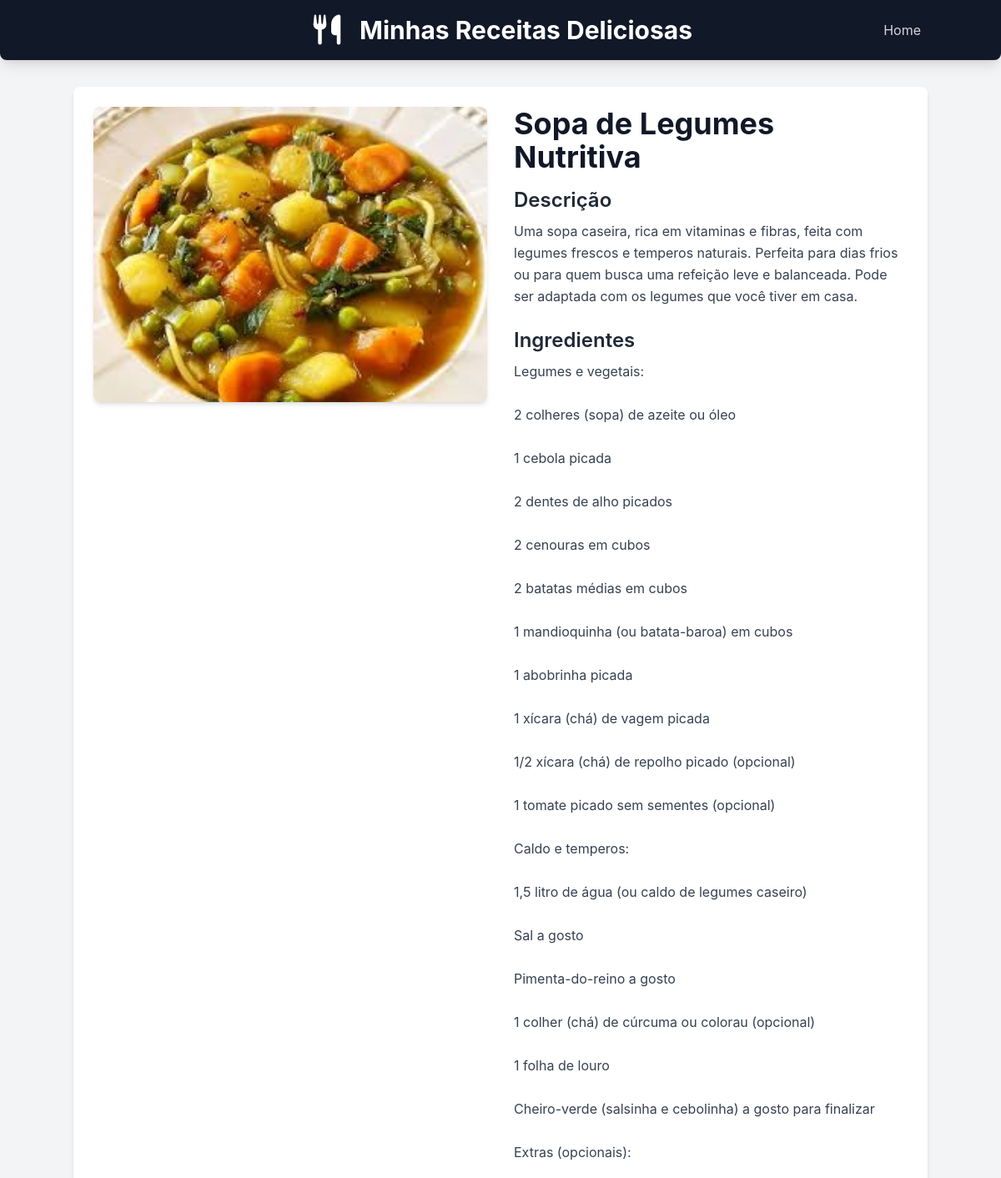
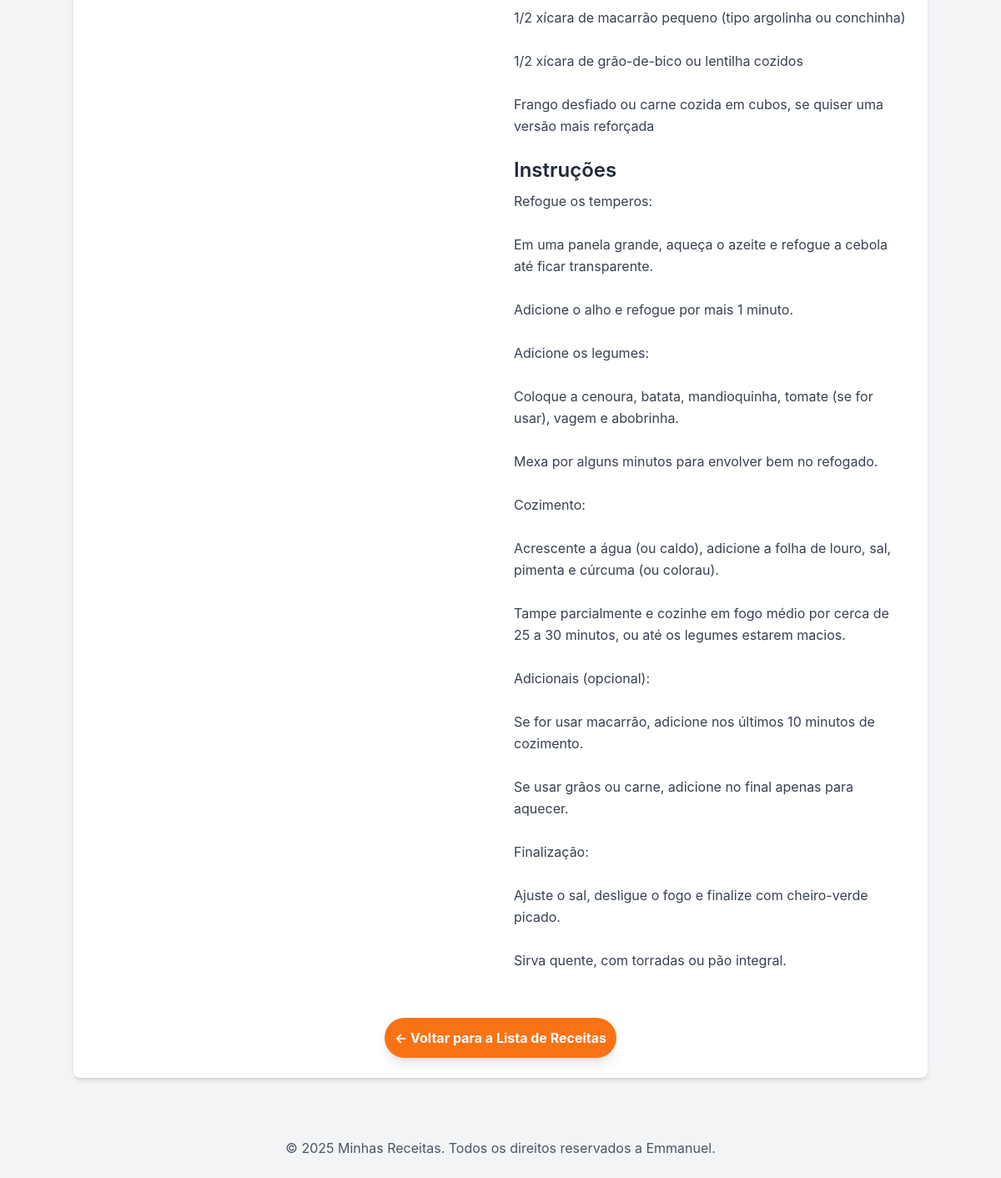
The app's page /receitas/receita/5/, older data (2 pictures, top to bottom).
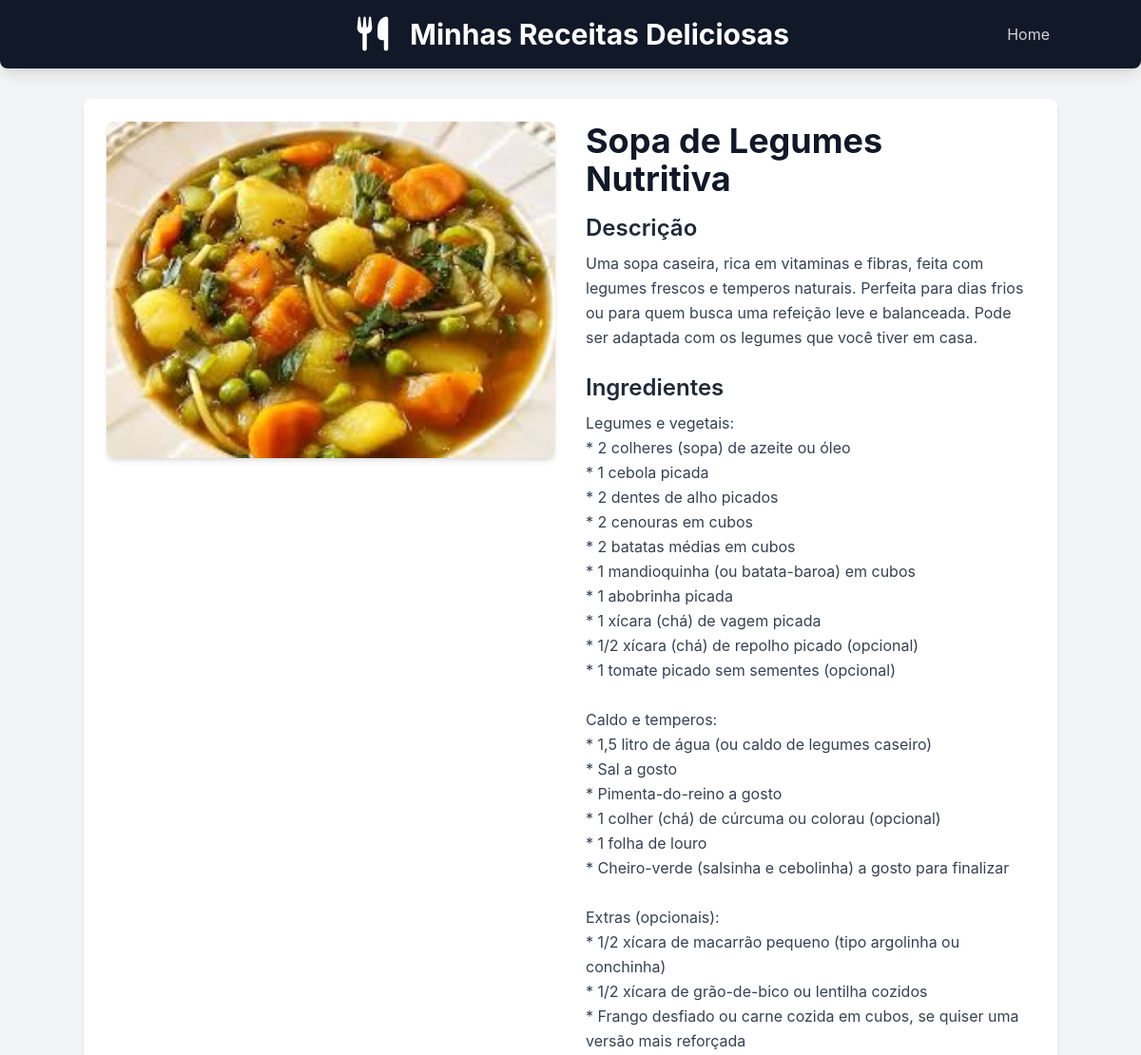
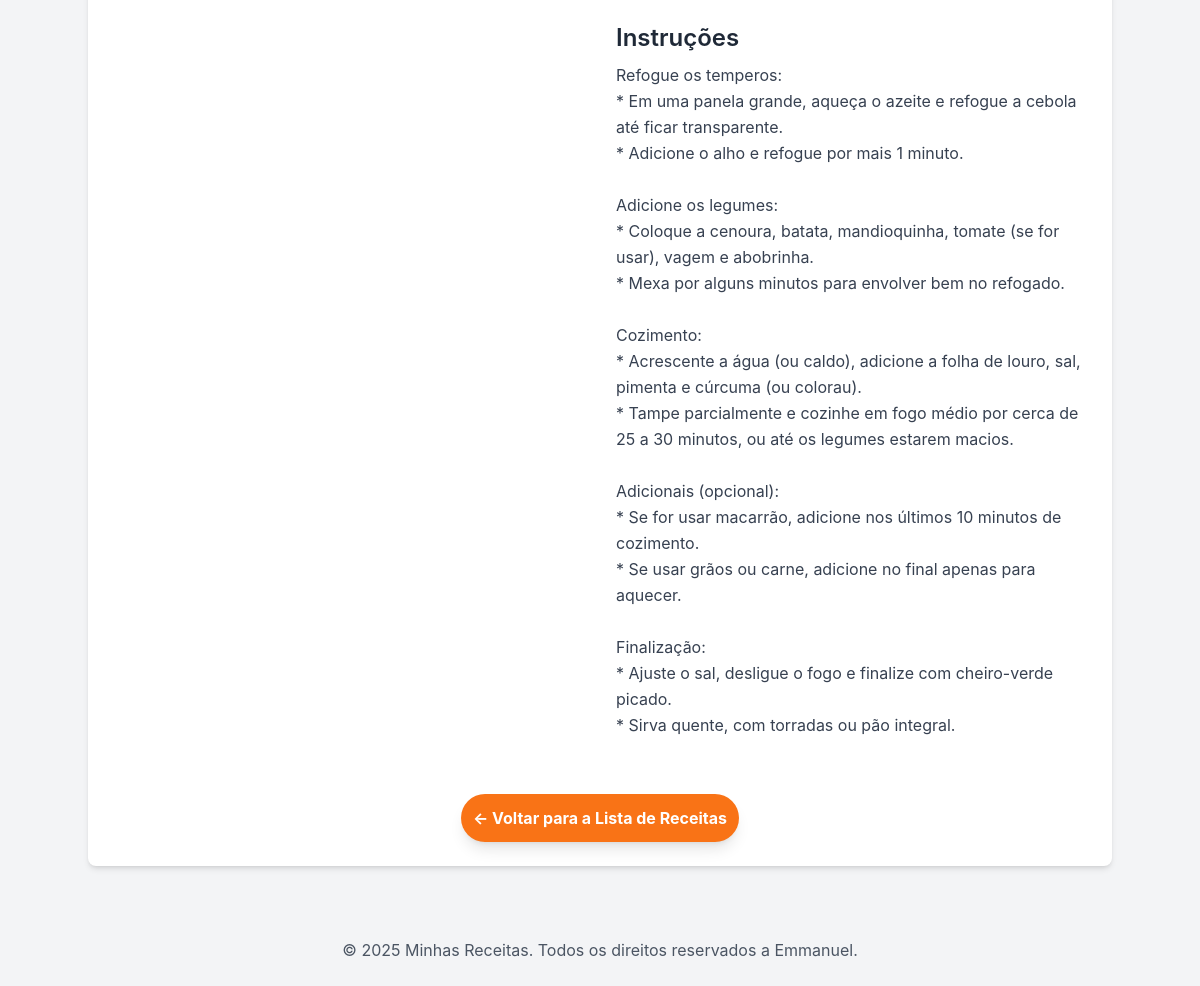
The same page, newer data (2 pictures, top to bottom).
### receitas/models.py (models this page shows, shortened)
class Receita(models.Model):
    CATEGORIAS =[
        ('comida','Comida'),
        ('sobremesa','Sobremesa'),
        ('drink','Drink'),
    ]
    title = models.CharField("Título", max_length=200)
    description = models.TextField("Descrição")
    ingredients = models.TextField("Ingredientes")
    instructions = models.TextField("Modo de preparo")
    image = models.ImageField("Imagem", upload_to='receitas/images/', blank=True, null=True)
    categoria = models.CharField("Categoria", max_length=20, choices=CATEGORIAS, default='comida')
    created_at = models.DateTimeField(auto_now_add=True)
    updated_at = models.DateTimeField(auto_now=True)
    class Meta:
        verbose_name = "Receita"
        verbose_name_plural = "Receitas"
        ordering = ['-created_at'] #ordena as receitas pela data de criação (mais novas primeiro)

### receitas/views.py (the view)
# urls.py: path('receita/<int:id>/', views.receita_detail, name='receita_detail'),
def receita_detail(request, id):
    receita = get_object_or_404(Receita, pk=id)
    return render(request, 'receitas/receita_detail.html', {'receita': receita})

### receitas/templates/receitas/receita_detail.html (shortened to what this page needs)
{% extends "receitas/base.html"%}
{% block content %}
<div class="flex flex-col md:flex-row gap-8">
    {% if receita.image %}
    <div class="md:w-1/2">
        <img src="{{receita.image.url}}" alt="[Imagem de {{receita.title}}]"
            class="w-full h-auto object-cover rounded-lg shadow-md">
    </div>
    {% endif %}
    <div class="md:w-1/2">
        <h2 class="text-4xl font-bold text-gray-900 mb-4">{{receita.title}}</h2>
        <h3 class="text-2xl font-semibold text-gray-800 mb-2">Descrição</h3>
        <p class="text-gray-700 mb-6 leading-relaxed">{{receita.description}}</p>
        <h3 class="text-2xl font-semibold text-gray-800 mb-2">Ingredientes</h3>
        <p class="text-gray-700 mb-6 leading-relaxed whitespace-pre-wrap">{{receita.ingredients}}</p>
        <h3 class="text-2xl font-semibold text-gray-800 mb-2">Instruções</h3>
        <p class="text-gray-700 mb-6 leading-relaxed whitespace-pre-wrap">{{receita.instructions}}</p>
    </div>
</div>
<div class="mt-8 text-center">
    <a href="{% url 'home' %}"
        class="inline-block bg-orange-500 hover:bg-orange-600 text-white font-bold py-3 px-3 rounded-full transition duration-300 ease-in-out shadow-lg">
        &larr; Voltar para a Lista de Receitas
    </a>
</div>
{%endblock%}

Row changes from the older to the newer data that the page shows:
changed Receita "Sopa de Legumes Nutritiva": ingredients "Legumes e vegetais: 2 colheres (sopa) de azeite ou óleo 1 cebola picada 2 dentes de alho picados 2 cenouras em cubos 2 batatas médias em cubos 1 mandioquinha (ou batata-baroa) em cubos 1 abobrinha picada 1 xícara (chá) de vagem picada 1/2 xícara (chá) de repolho picado (opcional) 1 tomate picado sem sementes (opcional) Caldo e temperos: 1,5 litro de água (ou caldo de legumes caseiro) Sal a gosto Pimenta-do-reino a gosto 1 colher (chá) de cúrcuma ou colorau (opcional) 1 folha de louro Cheiro-verde (salsinha e cebolinha) a gosto para finalizar Extras (opcionais): 1/2 xícara de macarrão pequeno (tipo argolinha ou conchinha) 1/2 xícara de grão-de-bico ou lentilha cozidos Frango desfiado ou…" → "Legumes e vegetais: * 2 colheres (sopa) de azeite ou óleo * 1 cebola picada * 2 dentes de alho picados * 2 cenouras em cubos * 2 batatas médias em cubos * 1 mandioquinha (ou batata-baroa) em cubos * 1 abobrinha picada * 1 xícara (chá) de vagem picada * 1/2 xícara (chá) de repolho picado (opcional) * 1 tomate picado sem sementes (opcional) Caldo e temperos: * 1,5 litro de água (ou caldo de legumes caseiro) * Sal a gosto * Pimenta-do-reino a gosto * 1 colher (chá) de cúrcuma ou colorau (opcional) * 1 folha de louro * Cheiro-verde (salsinha e cebolinha) a gosto para finalizar Extras (opcionais): * 1/2 xícara de macarrão pequeno (tipo argolinha ou conchinha) * 1/2 xícara de grão-de-bico ou…"; instructions "Refogue os temperos: Em uma panela grande, aqueça o azeite e refogue a cebola até ficar transparente. Adicione o alho e refogue por mais 1 minuto. Adicione os legumes: Coloque a cenoura, batata, mandioquinha, tomate (se for usar), vagem e abobrinha. Mexa por alguns minutos para envolver bem no refogado. Cozimento: Acrescente a água (ou caldo), adicione a folha de louro, sal, pimenta e cúrcuma (ou colorau). Tampe parcialmente e cozinhe em fogo médio por cerca de 25 a 30 minutos, ou até os legumes estarem macios. Adicionais (opcional): Se for usar macarrão, adicione nos últimos 10 minutos de cozimento. Se usar grãos ou carne, adicione no final apenas para aquecer. Finalização: Ajuste o sal,…" → "Refogue os temperos: * Em uma panela grande, aqueça o azeite e refogue a cebola até ficar transparente. * Adicione o alho e refogue por mais 1 minuto. Adicione os legumes: * Coloque a cenoura, batata, mandioquinha, tomate (se for usar), vagem e abobrinha. * Mexa por alguns minutos para envolver bem no refogado. Cozimento: * Acrescente a água (ou caldo), adicione a folha de louro, sal, pimenta e cúrcuma (ou colorau). * Tampe parcialmente e cozinhe em fogo médio por cerca de 25 a 30 minutos, ou até os legumes estarem macios. Adicionais (opcional): * Se for usar macarrão, adicione nos últimos 10 minutos de cozimento. * Se usar grãos ou carne, adicione no final apenas para aquecer. Finalização:…"
